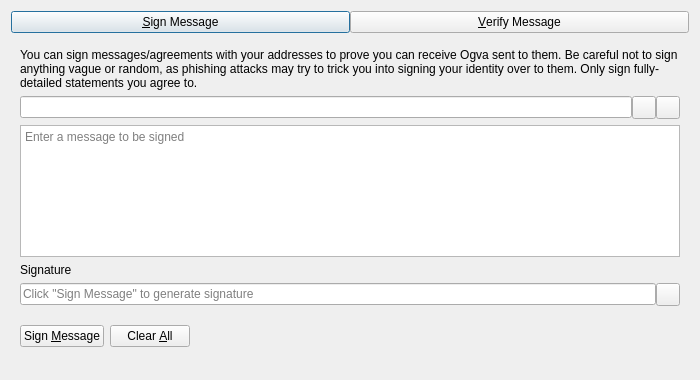
<?xml version="1.0" encoding="UTF-8"?>
<ui version="4.0">
 <class>SignVerifyMessageDialog</class>
 <widget class="QDialog" name="SignVerifyMessageDialog">
  <property name="geometry">
   <rect>
    <x>0</x>
    <y>0</y>
    <width>700</width>
    <height>380</height>
   </rect>
  </property>
  <property name="windowTitle">
   <string>Signatures - Sign / Verify a Message</string>
  </property>
  <property name="modal">
   <bool>true</bool>
  </property>
  <layout class="QVBoxLayout" name="verticalLayout">
   <item>
    <layout class="QHBoxLayout" name="horizontalLayout_Buttons_2">
     <property name="spacing">
      <number>0</number>
     </property>
     <property name="topMargin">
      <number>0</number>
     </property>
     <item>
      <widget class="QPushButton" name="btnSignMessage">
       <property name="text">
        <string>&amp;Sign Message</string>
       </property>
       <property name="checkable">
        <bool>true</bool>
       </property>
      </widget>
     </item>
     <item>
      <widget class="QPushButton" name="btnVerifyMessage">
       <property name="text">
        <string>&amp;Verify Message</string>
       </property>
       <property name="checkable">
        <bool>true</bool>
       </property>
      </widget>
     </item>
    </layout>
   </item>
   <item>
    <widget class="QStackedWidget" name="stackedWidgetSig">
     <property name="minimumSize">
      <size>
       <width>0</width>
       <height>0</height>
      </size>
     </property>
     <property name="currentIndex">
      <number>0</number>
     </property>
     <widget class="QWidget" name="pageSignMessage">
      <layout class="QVBoxLayout" name="verticalLayout_SM">
       <item>
        <widget class="QLabel" name="infoLabel_SM">
         <property name="text">
          <string>You can sign messages/agreements with your addresses to prove you can receive Ogva sent to them. Be careful not to sign anything vague or random, as phishing attacks may try to trick you into signing your identity over to them. Only sign fully-detailed statements you agree to.</string>
         </property>
         <property name="textFormat">
          <enum>Qt::PlainText</enum>
         </property>
         <property name="wordWrap">
          <bool>true</bool>
         </property>
        </widget>
       </item>
       <item>
        <layout class="QHBoxLayout" name="horizontalLayout_1_SM">
         <property name="spacing">
          <number>0</number>
         </property>
         <item>
          <widget class="QValidatedLineEdit" name="addressIn_SM">
           <property name="toolTip">
            <string>The Ogva address to sign the message with</string>
           </property>
          </widget>
         </item>
         <item>
          <widget class="QToolButton" name="addressBookButton_SM">
           <property name="toolTip">
            <string>Choose previously used address</string>
           </property>
           <property name="text">
            <string/>
           </property>
           <property name="shortcut">
            <string>Alt+A</string>
           </property>
          </widget>
         </item>
         <item>
          <widget class="QToolButton" name="pasteButton_SM">
           <property name="toolTip">
            <string>Paste address from clipboard</string>
           </property>
           <property name="text">
            <string/>
           </property>
           <property name="shortcut">
            <string>Alt+P</string>
           </property>
          </widget>
         </item>
        </layout>
       </item>
       <item>
        <widget class="QPlainTextEdit" name="messageIn_SM">
         <property name="toolTip">
          <string>Enter the message you want to sign here</string>
         </property>
         <property name="placeholderText">
          <string>Enter a message to be signed</string>
         </property>
        </widget>
       </item>
       <item>
        <widget class="QLabel" name="signatureLabel_SM">
         <property name="text">
          <string>Signature</string>
         </property>
         <property name="textFormat">
          <enum>Qt::PlainText</enum>
         </property>
        </widget>
       </item>
       <item>
        <layout class="QHBoxLayout" name="horizontalLayout_2_SM">
         <property name="spacing">
          <number>0</number>
         </property>
         <item>
          <widget class="QLineEdit" name="signatureOut_SM">
           <property name="placeholderText">
            <string>Click "Sign Message" to generate signature</string>
           </property>
           <property name="readOnly">
            <bool>true</bool>
           </property>
          </widget>
         </item>
         <item>
          <widget class="QToolButton" name="copySignatureButton_SM">
           <property name="toolTip">
            <string>Copy the current signature to the system clipboard</string>
           </property>
           <property name="text">
            <string/>
           </property>
          </widget>
         </item>
        </layout>
       </item>
       <item>
        <layout class="QHBoxLayout" name="horizontalLayout_3_SM">
         <item>
          <widget class="QPushButton" name="signMessageButton_SM">
           <property name="toolTip">
            <string>Sign the message to prove you own this Ogva address</string>
           </property>
           <property name="text">
            <string>Sign &amp;Message</string>
           </property>
           <property name="autoDefault">
            <bool>false</bool>
           </property>
          </widget>
         </item>
         <item>
          <widget class="QPushButton" name="clearButton_SM">
           <property name="toolTip">
            <string>Reset all sign message fields</string>
           </property>
           <property name="text">
            <string>Clear &amp;All</string>
           </property>
           <property name="autoDefault">
            <bool>false</bool>
           </property>
          </widget>
         </item>
         <item>
          <spacer name="horizontalSpacer_1_SM">
           <property name="orientation">
            <enum>Qt::Horizontal</enum>
           </property>
           <property name="sizeHint" stdset="0">
            <size>
             <width>40</width>
             <height>48</height>
            </size>
           </property>
          </spacer>
         </item>
         <item>
          <widget class="QLabel" name="statusLabel_SM">
           <property name="text">
            <string/>
           </property>
           <property name="wordWrap">
            <bool>true</bool>
           </property>
          </widget>
         </item>
         <item>
          <spacer name="horizontalSpacer_2_SM">
           <property name="orientation">
            <enum>Qt::Horizontal</enum>
           </property>
           <property name="sizeHint" stdset="0">
            <size>
             <width>40</width>
             <height>48</height>
            </size>
           </property>
          </spacer>
         </item>
        </layout>
       </item>
      </layout>
     </widget>
     <widget class="QWidget" name="pageVerifyMessage">
      <layout class="QVBoxLayout" name="verticalLayout_VM">
       <item>
        <widget class="QLabel" name="infoLabel_VM">
         <property name="text">
          <string>Enter the receiver's address, message (ensure you copy line breaks, spaces, tabs, etc. exactly) and signature below to verify the message. Be careful not to read more into the signature than what is in the signed message itself, to avoid being tricked by a man-in-the-middle attack. Note that this only proves the signing party receives with the address, it cannot prove sendership of any transaction!</string>
         </property>
         <property name="textFormat">
          <enum>Qt::PlainText</enum>
         </property>
         <property name="alignment">
          <set>Qt::AlignLeading|Qt::AlignLeft|Qt::AlignTop</set>
         </property>
         <property name="wordWrap">
          <bool>true</bool>
         </property>
        </widget>
       </item>
       <item>
        <layout class="QHBoxLayout" name="horizontalLayout_1_VM">
         <property name="spacing">
          <number>0</number>
         </property>
         <item>
          <widget class="QValidatedLineEdit" name="addressIn_VM">
           <property name="toolTip">
            <string>The Ogva address the message was signed with</string>
           </property>
          </widget>
         </item>
         <item>
          <widget class="QToolButton" name="addressBookButton_VM">
           <property name="toolTip">
            <string>Choose previously used address</string>
           </property>
           <property name="text">
            <string/>
           </property>
           <property name="shortcut">
            <string>Alt+A</string>
           </property>
          </widget>
         </item>
        </layout>
       </item>
       <item>
        <widget class="QPlainTextEdit" name="messageIn_VM">
          <property name="toolTip">
            <string>The signed message to verify</string>
          </property>
          <property name="placeholderText">
            <string>Enter a message to be verified</string>
          </property>
        </widget>
       </item>
       <item>
        <widget class="QValidatedLineEdit" name="signatureIn_VM">
          <property name="toolTip">
            <string>The signature given when the message was signed</string>
          </property>
          <property name="placeholderText">
            <string>Enter a signature for the message to be verified</string>
          </property>
        </widget>
       </item>
       <item>
        <layout class="QHBoxLayout" name="horizontalLayout_2_VM">
         <item>
          <widget class="QPushButton" name="verifyMessageButton_VM">
           <property name="toolTip">
            <string>Verify the message to ensure it was signed with the specified Ogva address</string>
           </property>
           <property name="text">
            <string>Verify &amp;Message</string>
           </property>
           <property name="autoDefault">
            <bool>false</bool>
           </property>
          </widget>
         </item>
         <item>
          <widget class="QPushButton" name="clearButton_VM">
           <property name="toolTip">
            <string>Reset all verify message fields</string>
           </property>
           <property name="text">
            <string>Clear &amp;All</string>
           </property>
           <property name="autoDefault">
            <bool>false</bool>
           </property>
          </widget>
         </item>
         <item>
          <spacer name="horizontalSpacer_1_VM">
           <property name="orientation">
            <enum>Qt::Horizontal</enum>
           </property>
           <property name="sizeHint" stdset="0">
            <size>
             <width>40</width>
             <height>48</height>
            </size>
           </property>
          </spacer>
         </item>
         <item>
          <widget class="QLabel" name="statusLabel_VM">
           <property name="text">
            <string/>
           </property>
           <property name="wordWrap">
            <bool>true</bool>
           </property>
          </widget>
         </item>
         <item>
          <spacer name="horizontalSpacer_2_VM">
           <property name="orientation">
            <enum>Qt::Horizontal</enum>
           </property>
           <property name="sizeHint" stdset="0">
            <size>
             <width>40</width>
             <height>48</height>
            </size>
           </property>
          </spacer>
         </item>
        </layout>
       </item>
      </layout>
     </widget>
    </widget>
   </item>
  </layout>
 </widget>
 <customwidgets>
  <customwidget>
   <class>QValidatedLineEdit</class>
   <extends>QLineEdit</extends>
   <header>qt/qvalidatedlineedit.h</header>
  </customwidget>
 </customwidgets>
 <resources>
  <include location="../ogva.qrc"/>
 </resources>
 <connections/>
</ui>
